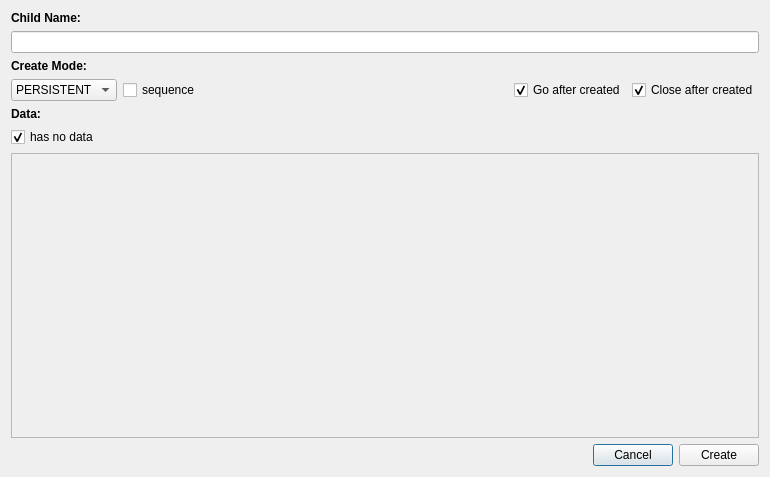
<?xml version="1.0" encoding="UTF-8"?>
<ui version="4.0">
 <class>CreateChildNodeDialog</class>
 <widget class="QDialog" name="CreateChildNodeDialog">
  <property name="geometry">
   <rect>
    <x>0</x>
    <y>0</y>
    <width>770</width>
    <height>477</height>
   </rect>
  </property>
  <layout class="QVBoxLayout" name="verticalLayout">
   <item>
    <widget class="QLabel" name="label_2">
     <property name="font">
      <font>
       <weight>75</weight>
       <bold>true</bold>
      </font>
     </property>
     <property name="text">
      <string>Child Name:</string>
     </property>
    </widget>
   </item>
   <item>
    <widget class="QLineEdit" name="childNameLineEdit"/>
   </item>
   <item>
    <widget class="QLabel" name="label_4">
     <property name="font">
      <font>
       <weight>75</weight>
       <bold>true</bold>
      </font>
     </property>
     <property name="text">
      <string>Create Mode:</string>
     </property>
    </widget>
   </item>
   <item>
    <layout class="QHBoxLayout" name="horizontalLayout">
     <item>
      <widget class="QComboBox" name="createModeComboBox">
       <item>
        <property name="text">
         <string>PERSISTENT</string>
        </property>
       </item>
       <item>
        <property name="text">
         <string>EPHEMERAL</string>
        </property>
       </item>
       <item>
        <property name="text">
         <string>CONTAINER</string>
        </property>
       </item>
      </widget>
     </item>
     <item>
      <widget class="QCheckBox" name="sequenceCheckBox">
       <property name="text">
        <string>sequence</string>
       </property>
      </widget>
     </item>
     <item>
      <spacer name="horizontalSpacer">
       <property name="orientation">
        <enum>Qt::Horizontal</enum>
       </property>
       <property name="sizeHint" stdset="0">
        <size>
         <width>40</width>
         <height>20</height>
        </size>
       </property>
      </spacer>
     </item>
     <item>
      <widget class="QCheckBox" name="goCheckBox">
       <property name="text">
        <string>Go after created</string>
       </property>
       <property name="checked">
        <bool>true</bool>
       </property>
      </widget>
     </item>
     <item>
      <widget class="QCheckBox" name="closeCheckBox">
       <property name="text">
        <string>Close after created</string>
       </property>
       <property name="checked">
        <bool>true</bool>
       </property>
      </widget>
     </item>
    </layout>
   </item>
   <item>
    <widget class="QLabel" name="label_3">
     <property name="font">
      <font>
       <weight>75</weight>
       <bold>true</bold>
      </font>
     </property>
     <property name="text">
      <string>Data:</string>
     </property>
    </widget>
   </item>
   <item>
    <widget class="QCheckBox" name="nullDataCheckBox">
     <property name="text">
      <string>has no data</string>
     </property>
     <property name="checked">
      <bool>true</bool>
     </property>
    </widget>
   </item>
   <item>
    <widget class="QPlainTextEdit" name="dataTextEdit">
     <property name="enabled">
      <bool>false</bool>
     </property>
    </widget>
   </item>
   <item>
    <layout class="QHBoxLayout" name="horizontalLayout_2">
     <item>
      <spacer name="horizontalSpacer_2">
       <property name="orientation">
        <enum>Qt::Horizontal</enum>
       </property>
       <property name="sizeHint" stdset="0">
        <size>
         <width>40</width>
         <height>20</height>
        </size>
       </property>
      </spacer>
     </item>
     <item>
      <widget class="QPushButton" name="cancelButton">
       <property name="text">
        <string>Cancel</string>
       </property>
      </widget>
     </item>
     <item>
      <widget class="QPushButton" name="createButton">
       <property name="text">
        <string>Create</string>
       </property>
      </widget>
     </item>
    </layout>
   </item>
  </layout>
 </widget>
 <layoutdefault spacing="6" margin="11"/>
 <resources/>
 <connections/>
</ui>
